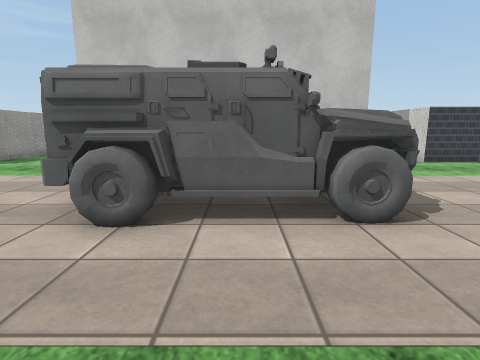
View 1 (above)

18 first-person views from a walk through a Unity game level. The camera is 1.2 m above the floor, tilts 10° down and sees 80° across. The floor is counted in squares, 1 m on a side. Each view is taken from the middle of a square. On the plan, view 1 faces up. The plan holds only what a view shows up to about 13 squares ahead; the rest is blank. The place goes on beyond the plan. The player is left out. Some surface patterns are stand-ins.

View 2
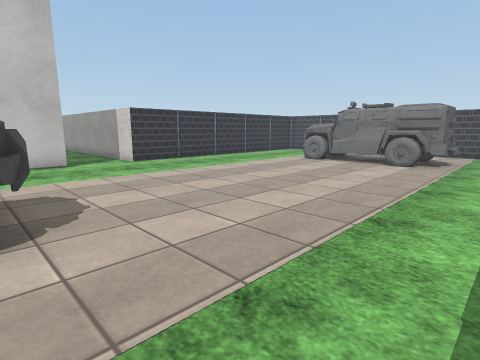

View 3
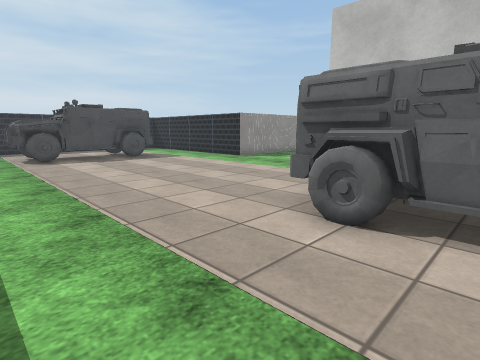

View 4
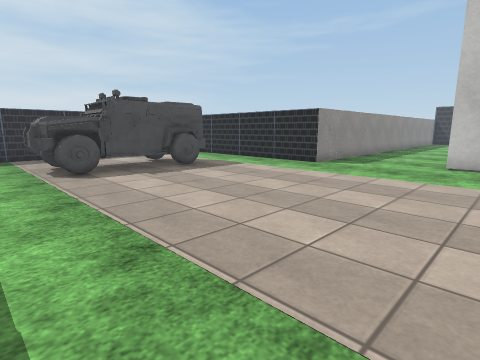

View 5
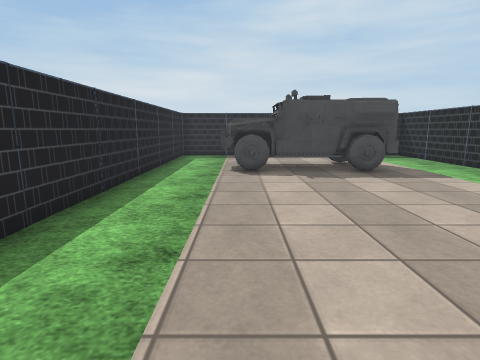

View 6
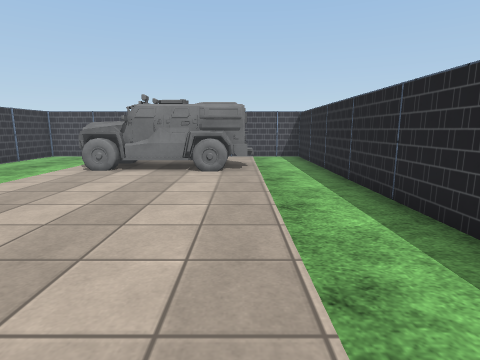

View 7
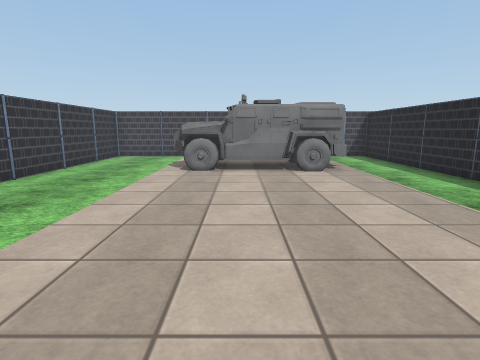

View 8
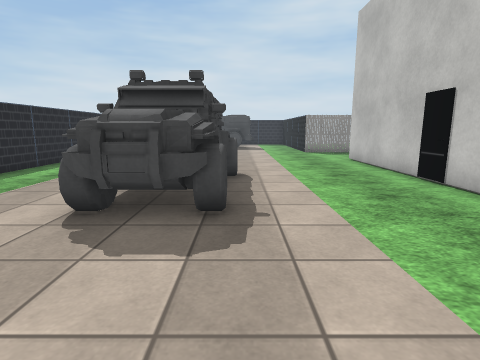

View 9
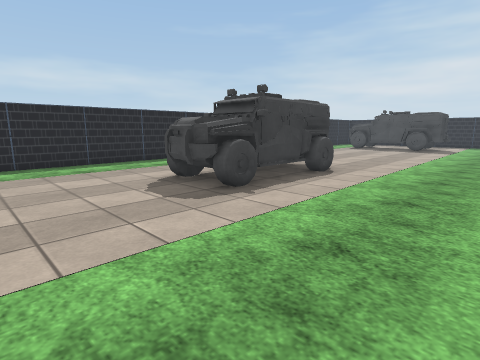

View 10
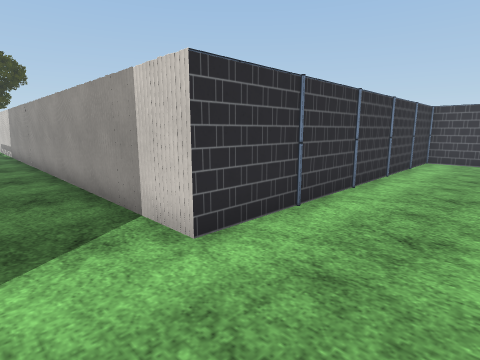

View 11
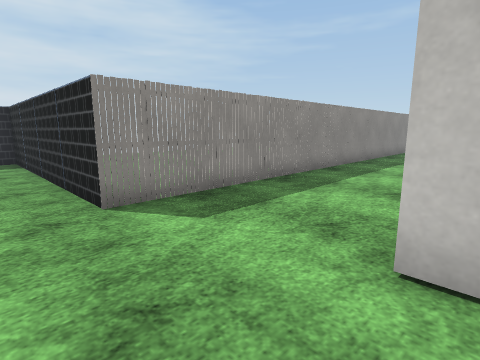

View 12
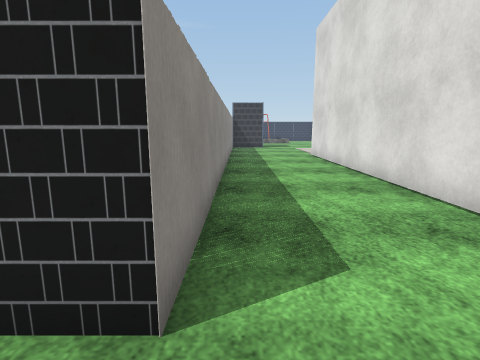

View 13
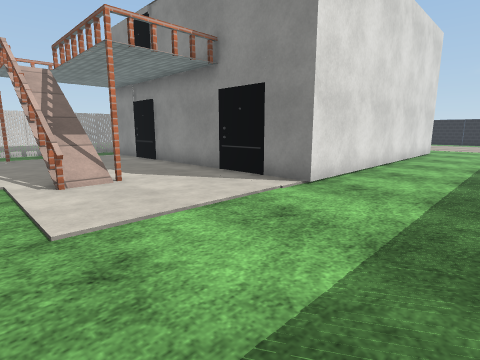

View 14
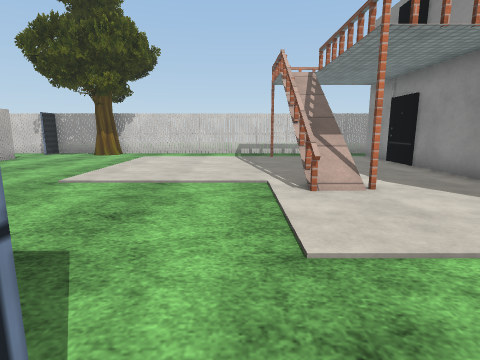

View 15
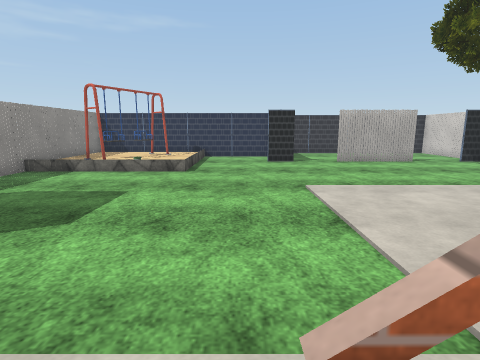

View 16
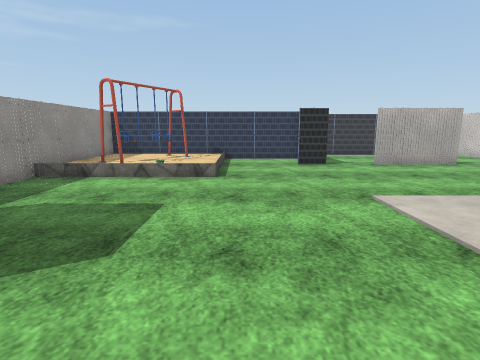

View 17
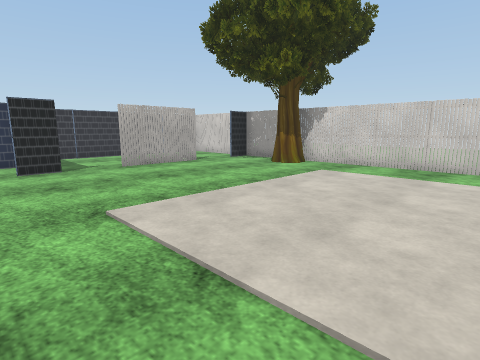

View 18
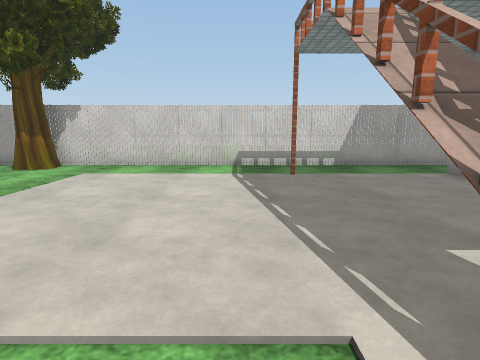

### Floor plan
Key: @ floor where view 1 was taken; # wall or solid block; . main floor; : floor 0.25 m higher than the main floor; / step, stairs or slope; = window, fence, low wall or low ledge; H house; T tree; O other object.
Columns run from 18 left of view 1 to 17 right of it. Each row starts with its distance up from view 1.
 40                  ####
 39          #########...   .#
 38         =:::::... ..   ..#
 37         =::OO:... ..  ...#
 36         =::O::...#.###..##
 35         =:O:::...........#
 34         =   /:..........##
 33         =...............T#
 32          ................#
 31          ................#
 30           .......      ..#
 29            ......      ..#
 28           #......      ..#
 27          ........      ..#
 26          ......=##.   #..#
 25          ..... .OO=    ..#
 24          .....  #      ..#
 23          .....         ..#
 22         =....          ..#
 21         =...HHHHHHHHHHH..#
 20         =...H           .#
 19         =...H           .#
 18         =...H           .#
 17         =...H           .#
 16         =...H           .#
 15         =...H           .#
 14         =...H          ..#
 13         =...H          ..#
 12         #...H          ..#
 11       ..#...HHHHHHHHHHH..##########
 10  ########.........H................#
  9 #..................................#
  8   .................................#
  7      O.........................O   #
  6     OOO.........OO.OO.........OOO  #
  5  ...OOO........OOOOOOO.........OO.
  4  ...OO.........OOOOOO..........OO.
  3   ..OOO.........O.............OOO
  2 #...OOO........................OO..#
  1 #..................................#
  0  .................@................=
 -1  ###################################

Positions as (right, up) in squares from view 1, and headings:
1: (0, 0), facing up
2: (2, 0), facing up-right
3: (0, 0), facing up-left
4: (-4, 0), facing up-left
5: (-4, 2), facing left
6: (4, 2), facing right
7: (4, 5), facing right
8: (6, 6), facing left
9: (6, 10), facing down-left
10: (5, 8), facing up-right
11: (-5, 8), facing up-left
12: (-9, 8), facing up
13: (-9, 27), facing down-right
14: (-8, 27), facing right
15: (-3, 25), facing up
16: (-4, 26), facing up
17: (-3, 27), facing up-right
18: (-3, 27), facing right
